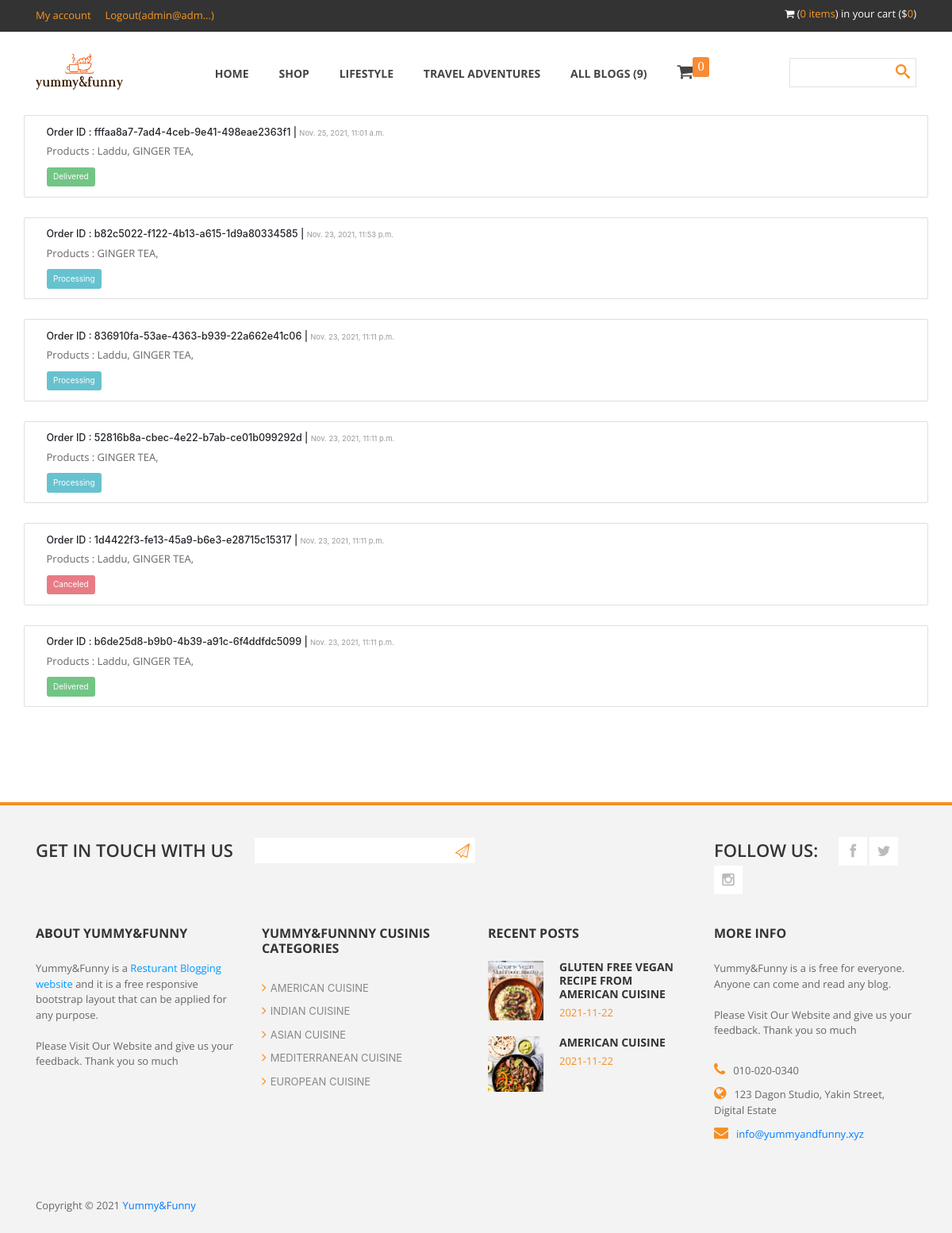
/my_account (signed in), run on the app's committed database.
### blogapp/models.py (models this page shows, shortened)
class Orders(models.Model):
    id = models.UUIDField(primary_key=True, default=uuid.uuid4, editable=False)
    customer = models.ForeignKey(User, on_delete=models.CASCADE)
    products = models.ManyToManyField(Product, blank=True, null=True)
    total_price = models.CharField(max_length=255, blank=True, null=True)
    customer_first_name = models.CharField(max_length=255, blank=True, null=True)
    customer_last_name = models.CharField(max_length=255, blank=True, null=True)
    customer_email = models.CharField(max_length=255, blank=True, null=True)
    customer_phone_number = models.CharField(max_length=255, blank=True, null=True)
    customer_address = models.TextField(blank=True, null=True)
    status = (
        ("Processing", "Processing"),
        ("Delivered", "Delivered"),
        ("Canceled", "Canceled"),
    )
    Order_status = models.CharField(max_length=20, choices=status, default="Processing")
    time = models.DateTimeField(default=datetime.now(), blank=True)

class Product(models.Model):
    Name = models.CharField(max_length=255)
    Price = models.IntegerField(default='0', blank=True, null=True)
    Category = models.ForeignKey(Product_Category, on_delete=models.CASCADE, blank=True, null=True)
    discription = RichTextField(blank=True, null=True)
    img = models.ImageField(blank=True, null=True, upload_to='product/')
    img2 = models.ImageField(blank=True, null=True, upload_to='product/')
    img3 = models.ImageField(blank=True, null=True, upload_to='product/')
    img4 = models.ImageField(blank=True, null=True, upload_to='product/')
    img5 = models.ImageField(blank=True, null=True, upload_to='product/')
    img6 = models.ImageField(blank=True, null=True, upload_to='product/')
    time = models.DateTimeField(default=datetime.now(), blank=True)
    def __str__(self):
        return self.Name

### blogapp/views.py (the view)
# urls.py: path('my_account', views.my_account, name="my_account"),
def my_account(request):
    if request.user.is_authenticated:
        all_odrs = Orders.objects.filter(customer=request.user).order_by('-time')
        context={'all_odrs':all_odrs}
        return render(request, 'my_account.html', context)
    else:
        return redirect('signup_login')

### blogapp/templatetags/blog_custom_tags.py (called while the page is built)
@register.simple_tag
def count_blogs():
    all_blogs = blog_post.objects.all().count()
    return all_blogs

### templates/my_account.html (shortened to what this page needs)
{% extends 'base.html' %}
{% load static %}
{% block content %}
<link rel="stylesheet" href="https://cdn.jsdelivr.net/npm/bootstrap@4.5.3/dist/css/bootstrap.min.css">
{% for i in all_odrs %}
<div class="card container" style="margin-bottom:25px;">
  <div class="card-body">
    <h5 class="card-title">Order ID : {{i.id}}  | <small>{{i.time}}</small></h5>
    <p class="card-text">Products : {% for j in i.products.all %}{{j}}, {% endfor %}</p>
    <button class="btn {% if i.Order_status == 'Processing' %}btn-info{% elif i.Order_status == 'Delivered' %}btn-success{% elif i.Order_status == 'Canceled' %}btn-danger{% endif %}" disabled>{{i.Order_status}}</button>
  </div>
</div>
{% endfor %}
{% endblock %}

### templates/base.html (shortened to what this page needs)
{% load static %}
{% load blog_custom_tags %}
<!DOCTYPE html>
 <html class="no-js">
    <head>
        <link rel="stylesheet" href="{% static '' %}css/bootstrap.css">
        <link rel="stylesheet" href="{% static '' %}css/font-awesome.css">
        <link rel="stylesheet" href="{% static '' %}css/templatemo_style.css">
        <link rel="stylesheet" href="{% static '' %}css/templatemo_misc.css">
        <link rel="stylesheet" href="{% static '' %}css/flexslider.css">
        <link rel="stylesheet" href="{% static '' %}css/testimonails-slider.css">
    </head>
    <body>
            <header>
                <div id="top-header">
                    <div class="container">
                        <div class="row">
                            <div class="col-md-6">
                                <div class="home-account">
                                    <a href="{% url 'my_account' %}" style="color:#F99720;">My account</a>
                                    {% if user.is_authenticated %}
                                    <a href="{% url 'logout_func' %}" style="color:#F99720;">
                                        Logout({% if request.user.first_name %}{{request.user.first_name| truncatechars:10}}{% else %}{{request.user.email| truncatechars:10}}{% endif %})
                                    </a>
                                    {% else %}
                                    <a href="{% url 'signup_login' %}" style="color:#F99720;">Login/Signup</a>
                                    {% endif %}
                                </div>
                            </div>
                            <div class="col-md-6">
                                <div class="cart-info">
                                    <i class="fa fa-shopping-cart"></i>
                                    (<span style="color:#F99720;"><span id="showitem">0</span> items</span>) in your cart ($<span id="show_price_sum" style="color:#F99720;">0</span>)
                                </div>
                            </div>
                        </div>
                    </div>
                </div>
                <div id="main-header">
                    <div class="container">
                        <div class="row">
                            <div class="col-md-2">
                                <div class="logo" style="padding:0 0">
                                    <a href="{% url 'index' %}"><img src="{% static 'default-monochrome.svg' %}" title="Grill Template" alt="Grill Website Template" width="110" height="100"></a>
                                </div>
                            </div>
                            <div class="col-md-8">
                                <div class="main-menu">
                                    <ul>
                                        <li><a href="{% url 'index' %}">Home</a></li>
                                        <li><a href="{% url 'shop' %}">Shop</a></li>
                                        <li><a href="{% url 'lifestyle' %}">Lifestyle</a></li>
                                        <li><a href="{% url 'travel_adventure' %}">Travel Adventures</a></li>
                                        <li><a href="{% url 'all_blogs' %}">All Blogs ({% count_blogs %})</a></li>
                                        <li><a href="{% url 'mycart_checkout' %}">
                                            <i class="fa fa-shopping-cart" style="font-size:22px"><sup style="margin-left:-1px; background-color:#F88B35; font-family:'Barlow'; font-weight:500;p" class="badge" id="product_cart">0</sup></i>
                                        </a></li>
                                    </ul>
                                </div>
                            </div>
                            <div class="col-md-2">
                                <div class="search-box">
                                    <form method="GET" class="search_form" action="{% url 'search_blog' %}">
                                        <input id="search" type="text" name="search_value" />
                                        <input type="submit" id="search-button"/>
                                    </form>
                                </div>
                            </div>
                        </div>
                    </div>
                </div>
            </header>
            {% block content %}{% endblock %}
            <footer>
                <div class="container">
                    <div class="top-footer">
                        <div class="row">
                            <div class="col-md-9">
                                <div class="subscribe-form">
                                    <span>Get in touch with us</span>
                                    <form method="POST" class="subscribeForm" action="{% url 'get_in_touch_url' %}">{% csrf_token %}
                                        <input id="subscribe" type="email" name="get_email_touch" required/>
                                        <input type="submit" id="submitButton" />
                                    </form>
                                </div>
                            </div>
                            <div class="col-md-3">
                                <div class="social-bottom">
                                    <span>Follow us:</span>
                                    <ul>
                                        <li><a target="_blank" href="https://www.facebook.com/profile.php?id=100074605974764" class="fa fa-facebook"></a></li>
                                        <li><a target="_blank" href="https://mobile.twitter.com/YummyFunny21" class="fa fa-twitter"></a></li>
                                        <li><a target="_blank" href="https://www.instagram.com/yummyfunny8/?hl=en" class="fa fa-instagram"></a></li>
                                    </ul>
                                </div>
                            </div>
                        </div>
                    </div>
                    <div class="main-footer">
                        <div class="row">
                            <div class="col-md-3">
                                <div class="about">
                                    <h4 class="footer-title">About Yummy&Funny</h4>
                                    <p>Yummy&Funny is a <span class="blue">Resturant Blogging website</span> and it is a free responsive bootstrap layout that can be applied for any purpose.
                                    <br><br>Please Visit Our Website and give us your feedback. Thank you so much</p>
                                </div>
                            </div>
                            <div class="col-md-3">
                                <div class="shop-list">
                                    <h4 class="footer-title">Yummy&Funnny Cusinis Categories</h4>
                                    <ul>
                                        <li><a href="https://nour23450118.wordpress.com/american-cuisines/" target="_blank"><i class="fa fa-angle-right"></i>American Cuisine</a></li>
                                        <li><a href="https://nour23450118.wordpress.com/indian-cuisine/"target="_blank"><i class="fa fa-angle-right"></i>Indian Cuisine</a></li>
                                        <li><a href="https://nour23450118.wordpress.com/asian-cuisine/"target="_blank"><i class="fa fa-angle-right"></i>Asian Cuisine</a></li>
                                        <li><a href="https://nour23450118.wordpress.com/mediterranean-cuisines/"target="_blank"><i class="fa fa-angle-right"></i>Mediterranean Cuisine</a></li>
                                        <li><a href="https://nour23450118.wordpress.com/european-cuisine/"target="_blank"><i class="fa fa-angle-right"></i>European Cuisine</a></li>
                                    </ul>
                                </div>
                            </div>
                            <div class="col-md-3">
                                <h4 class="footer-title">Recent posts</h4>
                                <div class="recent-posts" id="show_latest_blg">
                                </div>
                            </div>
                            <div class="col-md-3">
                                <div class="more-info">
                                    <h4 class="footer-title">More info</h4>
                                    <p>Yummy&Funny is a is free for everyone. Anyone can come and read any blog.
                                    <br><br>Please Visit Our Website and give us your feedback. Thank you so much</p>
                                    <ul>
                                        <li><i class="fa fa-phone"></i>010-020-0340</li>
                                        <li><i class="fa fa-globe"></i>123 Dagon Studio, Yakin Street, Digital Estate</li>
                                        <li><i class="fa fa-envelope"></i><a href="#">info@yummyandfunny.xyz</a></li>
                                    </ul>
                                </div>
                            </div>
                        </div>
                    </div>
                    <div class="bottom-footer">
                        <p>
                        	<span>Copyright © 2021 <a href="{% url 'index' %}">Yummy&Funny</a>
                            </span>
                        </p>
                    </div>
                </div>
            </footer>
    </body>
</html>

### static/css/templatemo_style.css (style rules this page uses)
a { text-decoration: none; color: #f78e21; }
.blue { color: #09F; }
p { font-family: 'Open Sans', sans-serif; font-size: 13px; color: #666; }
*, *:before, *:after { -moz-box-sizing: border-box; -webkit-box-sizing: border-box; box-sizing: border-box; }
#top-header { background-color: #333; color: #fff; }
.home-account a { display: inline-block; margin-right: 15px; padding: 10px 0; font-size: 13px; font-family: 'Open Sans', sans-serif; }
.cart-info { text-align: right; padding: 8px 0; font-size: 13px; font-family: 'Open Sans', sans-serif; }
.logo { padding: 20px 0; }
.main-menu ul { padding: 0px; margin: 0px; text-align: center; }
.main-menu li { list-style: none; display: inline-block; padding: 40px 0; }
.main-menu a { font-family: 'Open Sans', sans-serif; font-weight: 700; font-size: 14px; color: #444; text-transform: uppercase; margin-right: 35px; }
.search-box { text-align: right; margin-top: 33px; position: relative; }
.search-box input { margin-top: 0px; }
.search-box input[type="submit"] { background-color: transparent; position: absolute; width: 34px; height: 34px; right: 0; top: 0; border: 0; content: ''; color: transparent; background: url(../images/search-icon.png); background-position: center; background-repeat: no-repeat; }
input, textarea { padding: 10px; border: 1px solid #e2e2e2; width: 100%; margin-top: 25px; font-size: 13px; font-style: italic; font-weight: 300; color: #aaa; outline: none; }
footer { background-color: #f3f3f3; border-top: 4px solid #f78e21; margin-top: 120px; }
.social-bottom { margin-top: 40px; padding-bottom: 40px; }
.social-bottom span { font-family: 'Open Sans', sans-serif; font-size: 22px; font-weight: 600; color: #333; text-transform: uppercase; float: left; margin-right: 26px; }
.social-bottom ul { margin: 0; padding: 0; }
.social-bottom li { list-style: none; display: inline-block; }
.social-bottom a { background-color: #fff; font-size: 18px; width: 36px; height: 36px; line-height: 36px; text-align: center; color: #bbb; }
.subscribe-form { margin-top: 40px; padding-bottom: 40px; }
.subscribe-form span { font-family: 'Open Sans', sans-serif; font-size: 22px; font-weight: 600; color: #333; text-transform: uppercase; float: left; margin-right: 26px; }
.subscribeForm { position: relative; display: inline-block; }
.subscribe-form input[type="submit"] { position: absolute; right: 0; top: 0; width: 34px; height: 34px; background: url(../images/subscribe-icon.png); background-repeat: no-repeat; background-position: center; color: transparent; background-color: transparent; content: ''; margin-top: 0; border: 0; }
.subscribe-form input#subscribe { padding: 4px 10px 4px 10px; line-height: 34px; height: 34px; max-width: 280px; width: 280px; margin-top: 0px; outline: 0; border-color: #f3f3f3; }
.footer-title { font-family: 'Open Sans', sans-serif; font-size: 16px; font-weight: 700; color: #333; text-transform: uppercase; padding-bottom: 20px; }
.shop-list ul { margin: 0; padding: 0; }
.shop-list li { list-style: none; margin: 10px 0; }
.shop-list i { font-size: 16px; margin-right: 5px; color: #f78e21; }
.shop-list a { text-transform: uppercase; color: #888; font-size: 13px; }
.more-info p { padding-bottom: 20px; }
.more-info ul { margin: 0; padding: 0; }
.more-info li { list-style: none; margin: 10px 0; font-family: 'Open Sans', sans-serif; font-size: 13px; color: #666; }
.more-info i { color: #f78e21; margin-right: 10px; font-size: 18px; }
.bottom-footer { text-align: left; padding: 60px 0 15px 0; }
@media screen and (min-width: 995px) { body { overflow-x: hidden; } }

### data on the page
Orders: id "fffaa8a7-7ad4-4ceb-9e41-498eae2363f1", time "Nov. 25, 2021, 11:01 a.m.", Order_status "Delivered"
Product: Name "Laddu"
Product: Name "GINGER TEA"
Orders: id "b82c5022-f122-4b13-a615-1d9a80334585", time "Nov. 23, 2021, 11:53 p.m.", Order_status "Processing"
Orders: id "836910fa-53ae-4363-b939-22a662e41c06", time "Nov. 23, 2021, 11:11 p.m.", Order_status "Processing"
Orders: id "52816b8a-cbec-4e22-b7ab-ce01b099292d", time "Nov. 23, 2021, 11:11 p.m.", Order_status "Processing"
Orders: id "1d4422f3-fe13-45a9-b6e3-e28715c15317", time "Nov. 23, 2021, 11:11 p.m.", Order_status "Canceled"
Orders: id "b6de25d8-b9b0-4b39-a91c-6f4ddfdc5099", time "Nov. 23, 2021, 11:11 p.m.", Order_status "Delivered"

### other printed values
{{ request.user.email| truncatechars:10 }} "admin@adm…"
